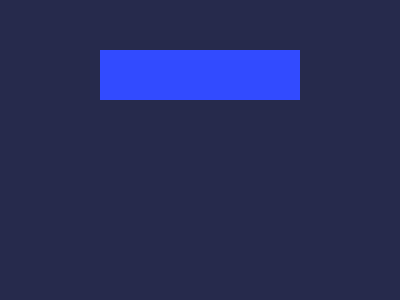
Frame 1 (no input)
Frame 60 (the mouse pressed at the canvas centre just before this capture): identical to frame 1, image omitted
Frame 120 (the mouse held since frame 60 and released just before this capture): identical to frame 1, image omitted

The Processing sketch that drew this single still picture (run headless with seeded random() and noise(); from frame 60 on, the mouse is pressed at the canvas centre):

// Processing sketch: e096_click_rect
// ── e096_click_rect.pde
int x1 = 100;
int y1 = 50;
int x2 = 300;
int y2 = 100;

color bgcolor;
color fgcolor;

void newcolor() {
  float h = random(100);
  bgcolor = color(h, 50, 30);
  fgcolor = color(h, 80, 100);
  fill(fgcolor);
  noStroke();
}

void setup() {
  size(400, 300);
  colorMode(HSB, 100);
  rectMode(CORNERS);
  newcolor();
}
boolean inside() {
  return mouseX > x1 && mouseX < x2 && mouseY > y1 && mouseY < y2;
}
void draw() {
  background(bgcolor);
  
  if(inside() && mousePressed) {
    newcolor();
  }
  
  rect(x1, y1, x2, y2);
}
